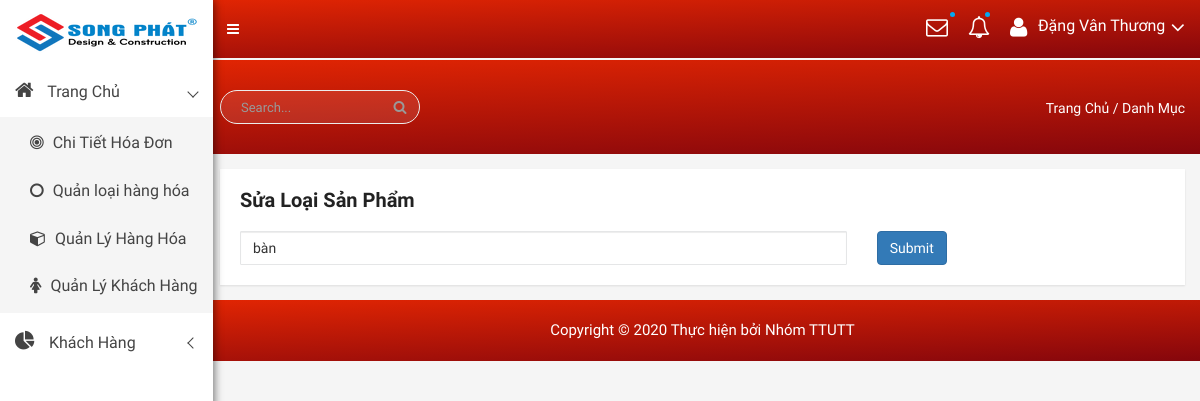
Before: /admin/modules/category/edit.php with the older database file.
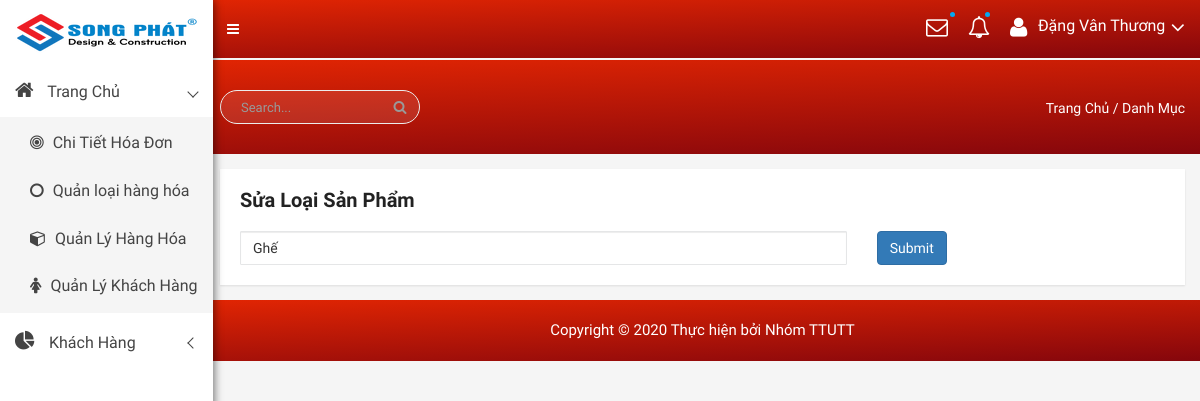
After: the same page with the newer database file.
### tables this page shows
CREATE TABLE `category` (
  `id` int(11) NOT NULL,
  `name` varchar(100) DEFAULT NULL,
  `home` tinyint(100) DEFAULT 0,
  `status` tinyint(4) DEFAULT 0,
  `created_at` timestamp NOT NULL DEFAULT current_timestamp(),
  `updated` timestamp NOT NULL DEFAULT current_timestamp() ON UPDATE current_timestamp()
);

### libraries/Database.php (called while the page is built, shortened)
<?php
class DataProvider
{
	public static function ExecuteQuery($sql)
	{
		try{
			$connection = mysqli_connect("localhost","root","", "giuaki");
			mysqli_query($connection, "set names 'utf8'");
			$result = mysqli_query($connection, $sql);
			return $result;
		}catch(Exception $ex)
		{
			return null;
		}
	}
}
?>

### admin/modules/category/edit.php (the view, shortened to what this page needs)
<?php require_once __DIR__ . "/../../layouts/header.php" ?>
<div class="product-status mg-tb-15">
   <div class="container-fluid">
      <div class="row">
         <div class="col-lg-12 col-md-12 col-sm-12 col-xs-12">
            <div class="product-status-wrap">
               <h4>Sửa Loại Sản Phẩm</h4>
               <form action="" method="post" enctype="multipart/form-data">
                  <div class="row">
                     <div class="col-lg-8">
                        <?php
                           try {
                               $sql = "SELECT name FROM category";
                               $result = DataProvider::ExecuteQuery($sql);
                               $row = mysqli_fetch_array($result);
                           } catch (Exception $ex) {
                               echo "Không thể mở CSDL";
                           }
                           ?>
                        <input type="text" class="form-control" placeholder="Tên danh mục mới" name="tendanhmuc" <?php echo "value='{$row['name']}'" ?>>
                     </div>
                     <div class="col-lg-4">
                        <input class="btn btn-primary" type="submit" value="Submit">
                     </div>
                  </div>
               </form>
            </div>
         </div>
      </div>
   </div>
</div>
<?php
   require_once __DIR__ . "/../../layouts/footer.php"
?>

Changed rows visible on the page:
removed category: tendanhmuc "bàn"
added category: tendanhmuc "Ghế"
